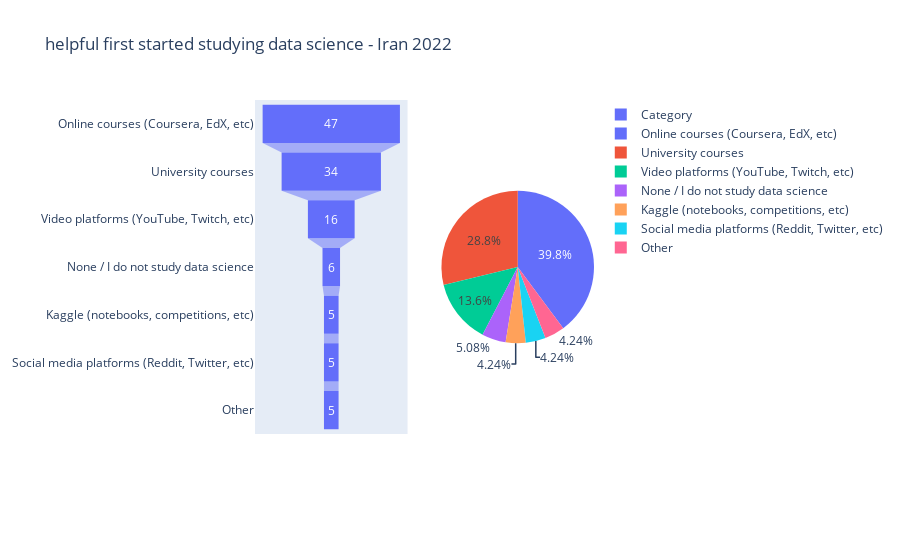

Notebook code cell kept with this figure:
### Code cell
fig = make_subplots(rows=1, cols=2,specs=[[{'type':'Funnel'}, {'type':'pie'}]])
fig.add_trace(go.Funnel(y=helpful_courses['Helpful Courses'],x=helpful_courses['count']), 1, 1)
fig.add_trace(go.Pie(values=helpful_courses['count'], labels=helpful_courses['Helpful Courses']), 1, 2)

fig = go.Figure(fig)
fig.update_layout(title_text='helpful first started studying data science - Iran 2022')
fig.update_traces(name='Category ')
fig.show()

### Figure 1 — Plotly figure (JSON) as saved in the notebook; plotly's stock layout.template omitted (floating-point values rounded to 4 significant figures)
{"data": [{"name": "Category ", "type": "funnel", "x": [47, 34, 16, 6, 5, 5, 5], "xaxis": "x", "y": ["Online courses (Coursera, EdX, etc)", "University courses", "Video platforms (YouTube, Twitch, etc)", "None / I do not study data science", "Kaggle (notebooks, competitions, etc)", "Social media platforms (Reddit, Twitter, etc)", "Other"], "yaxis": "y"}, {"domain": {"x": [0.55, 1], "y": [0, 1]}, "labels": ["Online courses (Coursera, EdX, etc)", "University courses", "Video platforms (YouTube, Twitch, etc)", "None / I do not study data science", "Kaggle (notebooks, competitions, etc)", "Social media platforms (Reddit, Twitter, etc)", "Other"], "name": "Category ", "type": "pie", "values": [47, 34, 16, 6, 5, 5, 5]}], "layout": {"title": {"text": "helpful first started studying data science - Iran 2022"}, "xaxis": {"anchor": "y", "domain": [0, 0.45]}, "yaxis": {"anchor": "x", "domain": [0, 1]}}}
